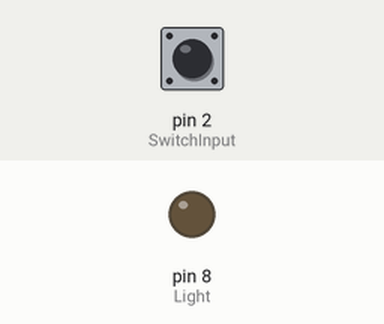
The sketch below on a simulated Arduino Uno, built with avr-gcc and run on an emulated ATmega328P. On the bench: output pins drawn as LEDs (lit = HIGH). The test bench sets the inputs (shaded band); at power-on: pin 2 (SwitchInput) LOW.

Above: at 1.2 s.
1.3 s: pin 2 (SwitchInput) pulled HIGH for 0.15 s
At 1.8 s:
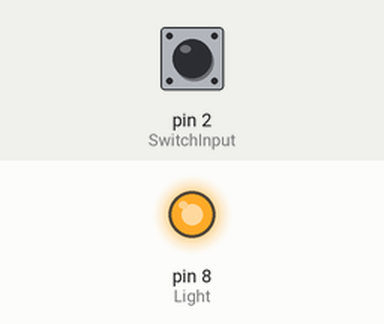
3.0 s: pin 2 (SwitchInput) pulled HIGH for 1 s
At 3.8 s:
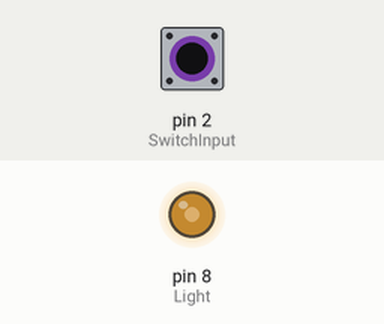
5.5 s: pin 2 (SwitchInput) pulled HIGH for 3.2 s
At 9.9 s:
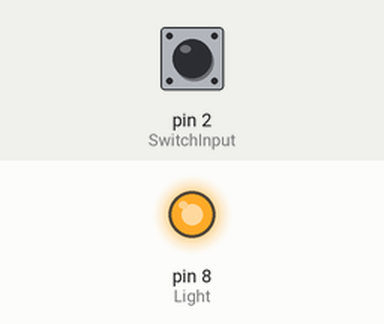
Timing chart, 0 to 11.4 s (numbered marks = the images above; inputs shaded):
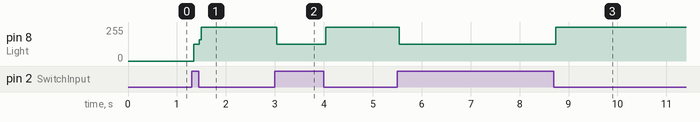

Measured:
- after the input at 1.3 s, pin 8 (Light): 0/255 → 125/255 at once, → 255/255 0.12 s later
- after the input at 3.0 s, pin 8 (Light): 255/255 → 125/255 at once, → 255/255 1.0 s later
- after the input at 5.5 s, pin 8 (Light): 255/255 → 125/255 at once, → 255/255 3.2 s later

The sketch:

playground.ino
```cpp
// IO
int Light = 8;
int SwitchInput = 2;

// variable
int lightState = 0;
int buttonState = 0; //

void setup()
{
    pinMode(Light, OUTPUT);
    pinMode(SwitchInput, INPUT);
}

void loop()
{
    buttonState = digitalRead(SwitchInput);
    if (buttonState)
    {
        if (lightState)
        {
            lightState = 0;
        }
        else
        {
            lightState = 1;
        }
    }
    digitalWrite(Light, lightState);
}
```
